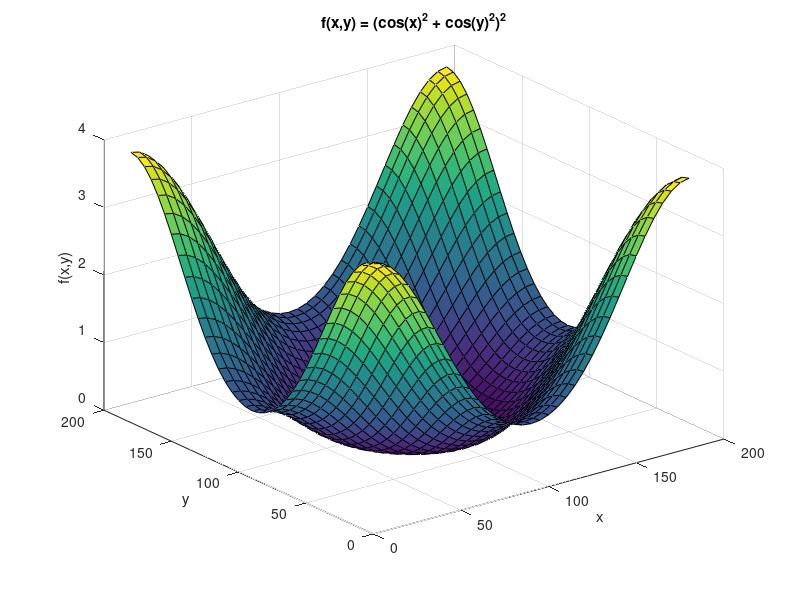
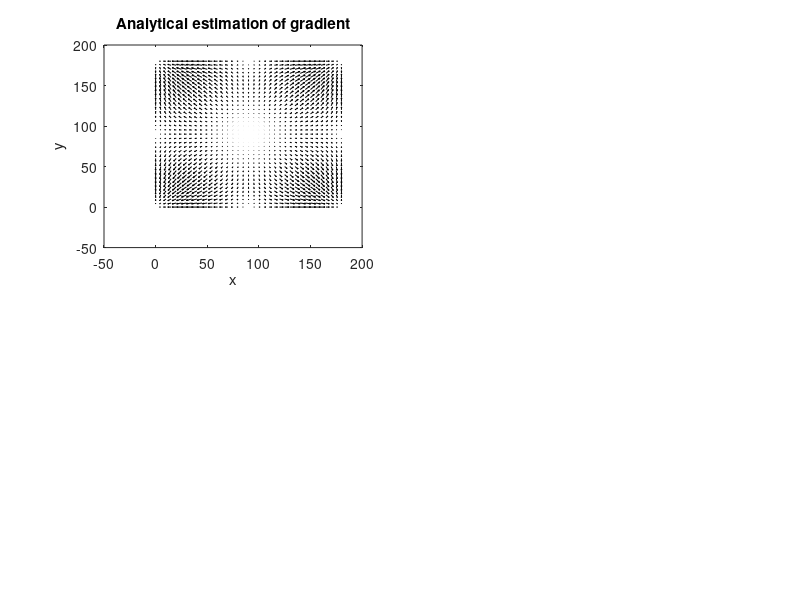

The MATLAB source for these figures, in order: (Note: this script raises an error after producing the figures.)
clear all
close all

% define range
xvec = 0:5:180;
yvec = 0:5:180;

[X,Y] = meshgrid(xvec,yvec);

% define function
% NOTE: this is the misfit function (not the synthetic g(m))
fx = @(X,Y) (cosd(X).^2 + cosd(Y).^2).^2;

Z = fx(X,Y);

% plot function
figure(1)
surf(X,Y,Z); 
title(sprintf('f(x,y) = (cos(x)^2 + cos(y)^2)^2'));
xlabel('x'); ylabel('y'); zlabel('f(x,y)')

%---------------------------------------------------------------
% calculate gradient
% ANALYTICALLY
% This can also be used in partial derivative matrix
dfdx = @(X,Y) -4*(cosd(X).*sind(X)).*(cosd(X).^2 + cosd(Y).^2);
dfdy = @(X,Y) -4*(cosd(Y).*sind(Y)).*(cosd(X).^2 + cosd(Y).^2);

% Plot gradient
figure
subplot(2,2,1)
quiver(X,Y,dfdx(X,Y),dfdy(X,Y),'k')
title('Analytical estimation of gradient');
xlabel('x'); ylabel('y');

%---------------------------------------------------------------
% Numerical estimation of gradient (without analytical derivatives)
delx = 5; dely = 5;
% remove boundary points 
xvec_grad = xvec(2):delx:xvec(end-1);
yvec_grad = yvec(2):delx:yvec(end-1);
[numX,numY] = meshgrid(xvec_grad,yvec_grad);

% Numerical gradient using central difference
for ii=2:length(xvec)-1
    for jj=2:length(yvec)-1
        delzdelx(jj-1,ii-1) = XXX;
        delzdely(jj-1,ii-1) = XXX;
    end
end

subplot(2,2,2)
quiver(numX,numY,delzdelx,delzdely,'r')
title('Numerical estimation of gradient');
xlabel('x'); ylabel('y');

%---------------------------------------------------------------
% Compare with MATLAB inbuilt
[px,py] = gradient(Z);
subplot(2,2,3)
quiver(X,Y,px,py)
title('MATLAB in-built gradient');
xlabel('x'); ylabel('y');

%=================================================================
% Find minimum
% Gradient descent
% Hessian estimation not required

% Initial guess
x = 80;
y = 80;
delx = 1; dely = 1;
step_size = 10;

for ii=1:100
    % compute gradient analytically
    dgdx = dfdx(x(ii),y(ii)); dgdy = dfdy(x(ii),y(ii));
    % You can also compute gradient Numerically 
    %dgdx = (fx(x(ii)+delx,y(ii))- fx(x(ii)-delx,y(ii)))/(2*delx);
    %dgdy = (fx(x(ii),y(ii)+dely)- fx(x(ii),y(ii)-dely))/(2*dely);

    % Model update
    x(ii+1) = x(ii) - step_size*dgdx;
    y(ii+1) = y(ii) - step_size*dgdy;
end

figure(1)
hold on
plot3(x,y,fx(x,y),'o-r','LineWidth',2)
quiver(X,Y,px,py)

%=================================================================
% Find minimum
% Newtons method

% Hessian 
d2fdx2 = XXX;
d2fdy2 = XXX;
d2fdxdy = XXX
d2fdydx = XXX

% Initial guess
x = 100;
y = 100;

for ii = 1:100
    Gh = [dfdx(x(ii),y(ii)) dfdy(x(ii),y(ii))];
    
    % second order partial derivative matrix 
    K = [d2fdx2(x(ii),y(ii)) d2fdxdy(x(ii),y(ii)); 
        d2fdydx(x(ii),y(ii)) d2fdy2(x(ii),y(ii))];
        
    % Hessian gives the direction of descent
    H = (Gh'*Gh)+K*fx(x(ii),y(ii)); 
    
    dm = -inv(H) * Gh' * fx(x(ii),y(ii));
    
    % Model update
    x(ii+1) = x(ii) + dm(1);
    y(ii+1) = y(ii) + dm(2);
end

figure(1)
hold on
plot3(x,y,fx(x,y),'o-k','LineWidth',2)
quiver(X,Y,px,py)